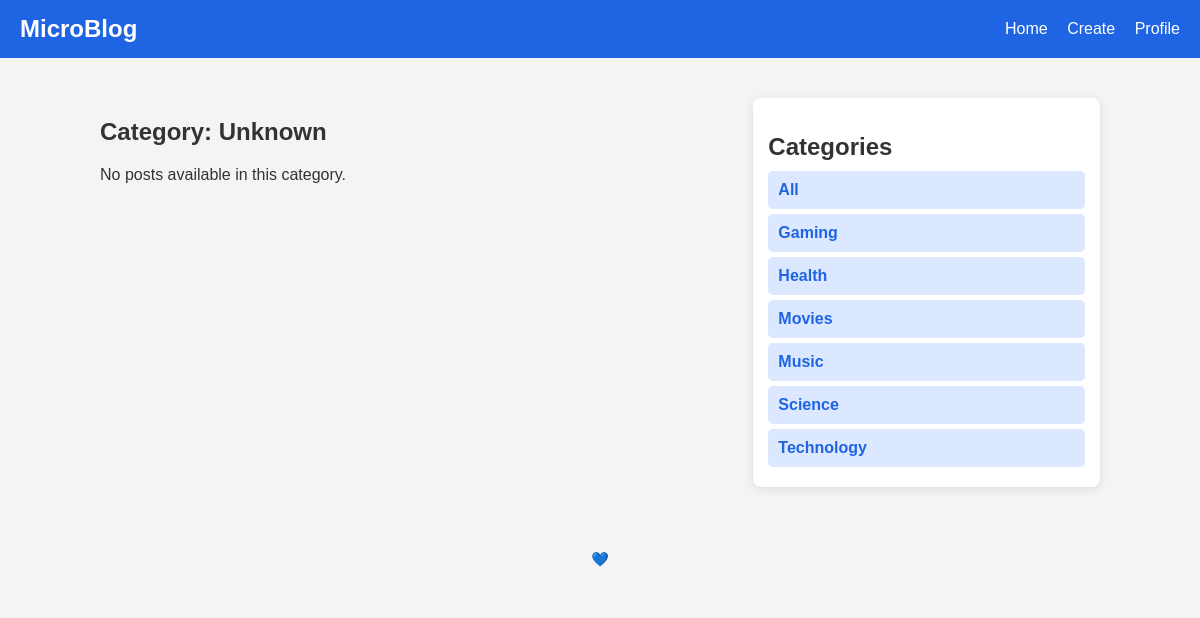
The app's page /category.php with its own data.
### tables this page shows
CREATE TABLE `categories` (
  `id` int(11) NOT NULL,
  `name` varchar(100) NOT NULL,
  `description` text DEFAULT NULL,
  `created_at` timestamp NOT NULL DEFAULT current_timestamp()
);

### category.php (the view, shortened to what this page needs)
<?php
include 'includes/db.php';
$category_id = isset($_GET['id']) ? intval($_GET['id']) : 0;
$categories = $conn->query("SELECT id, name FROM categories ORDER BY name ASC");
$category_name = "Unknown";
$sql = "SELECT posts.id, posts.content, posts.created_at, users.username
        FROM posts
        JOIN users ON posts.user_id = users.id
        WHERE posts.category_id = ?
        ORDER BY posts.created_at DESC";
$stmt = $conn->prepare($sql);
$stmt->bind_param("i", $category_id);
$stmt->execute();
$posts = $stmt->get_result();
?>
<!DOCTYPE html>
<html lang="en">
<head>
    <link rel="stylesheet" href="css/style.css">
</head>
<body>
    <header>
        <h1>MicroBlog</h1>
        <nav>
            <a href="./">Home</a>
            <a href="createpost.php">Create</a>
            <a href="profile.php">Profile</a>
        </nav>
    </header>
    <main class="content-wrapper">
        <section class="recent-posts">
            <h2>Category: <?= htmlspecialchars($category_name) ?></h2>
            <?php if ($posts->num_rows > 0): ?>
                <?php while ($post = $posts->fetch_assoc()): ?>
                    <div class="post">
                        <p><strong><?= htmlspecialchars($post['username']) ?></strong></p>
                        <p><?= nl2br(htmlspecialchars($post['content'])) ?></p>
                        <small><?= date('F j, Y, g:i a', strtotime($post['created_at'])) ?></small>
                    </div>
                <?php endwhile; ?>
            <?php else: ?>
                <p>No posts available in this category.</p>
            <?php endif; ?>
        </section>
        <aside class="categories">
            <h2>Categories</h2>
            <a href="./" class="category-item">All</a>
            <?php if ($categories->num_rows > 0): ?>
                <?php while ($cat = $categories->fetch_assoc()): ?>
                    <a href="category.php?id=<?= $cat['id'] ?>" class="category-item <?= ($cat['id'] == $category_id) ? 'active' : '' ?>">
                        <?= htmlspecialchars($cat['name']) ?>
                    </a>
                <?php endwhile; ?>
            <?php else: ?>
                <p>No categories available.</p>
            <?php endif; ?>
        </aside>
    </main>
    <footer>
        <p>💙</p>
    </footer>
</body>
</html>

### css/style.css (style rules this page uses)
body { margin: 0; font-family: Arial, sans-serif; background: #f4f4f4; color: #333; }
header { background: #1e64e3; color: white; display: flex; justify-content: space-between; align-items: center; padding: 15px 20px; }
header h1 { margin: 0; font-size: 24px; }
nav a { text-decoration: none; color: white; font-size: 16px; margin-left: 15px; transition: opacity 0.3s; }
.content-wrapper { display: flex; max-width: 1000px; margin: 20px auto; padding: 20px; gap: 20px; }
.recent-posts { flex: 2; }
.categories { flex: 1; background: white; padding: 15px; border-radius: 8px; box-shadow: 0 2px 10px rgba(0, 0, 0, 0.1); height: fit-content; }
.categories h2 { margin-bottom: 10px; }
.category-item { display: block; background: #dce8ff; padding: 10px; margin: 5px 0; text-decoration: none; color: #1e64e3; font-weight: bold; border-radius: 5px; transition: background 0.3s; }
footer { text-align: center; padding: 10px; background: #f4f4f4; font-size: 14px; margin-top: 20px; }

### records on screen
categories: name "Gaming"
categories: name "Health"
categories: name "Movies"
categories: name "Music"
categories: name "Science"
categories: name "Technology"

### other values on screen
$category_name "Unknown"
